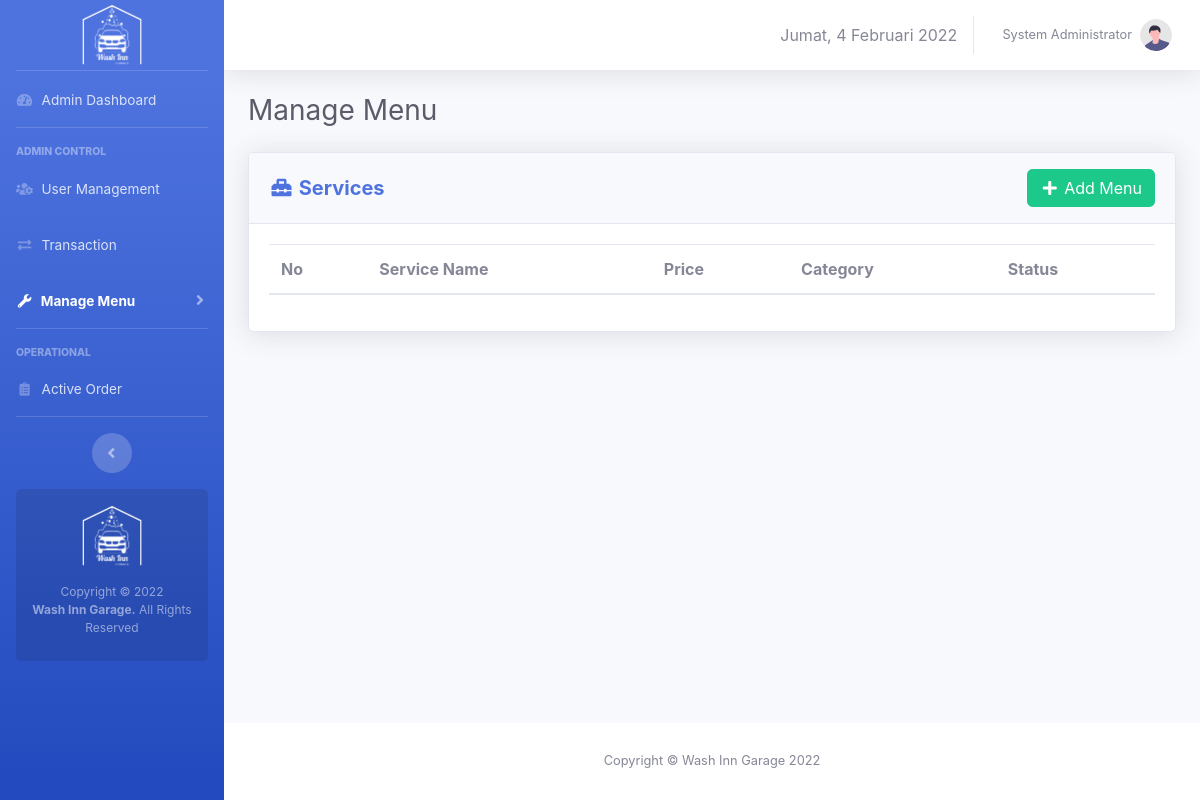
Before: /admin/service-menu.php (signed in) with the older database file.
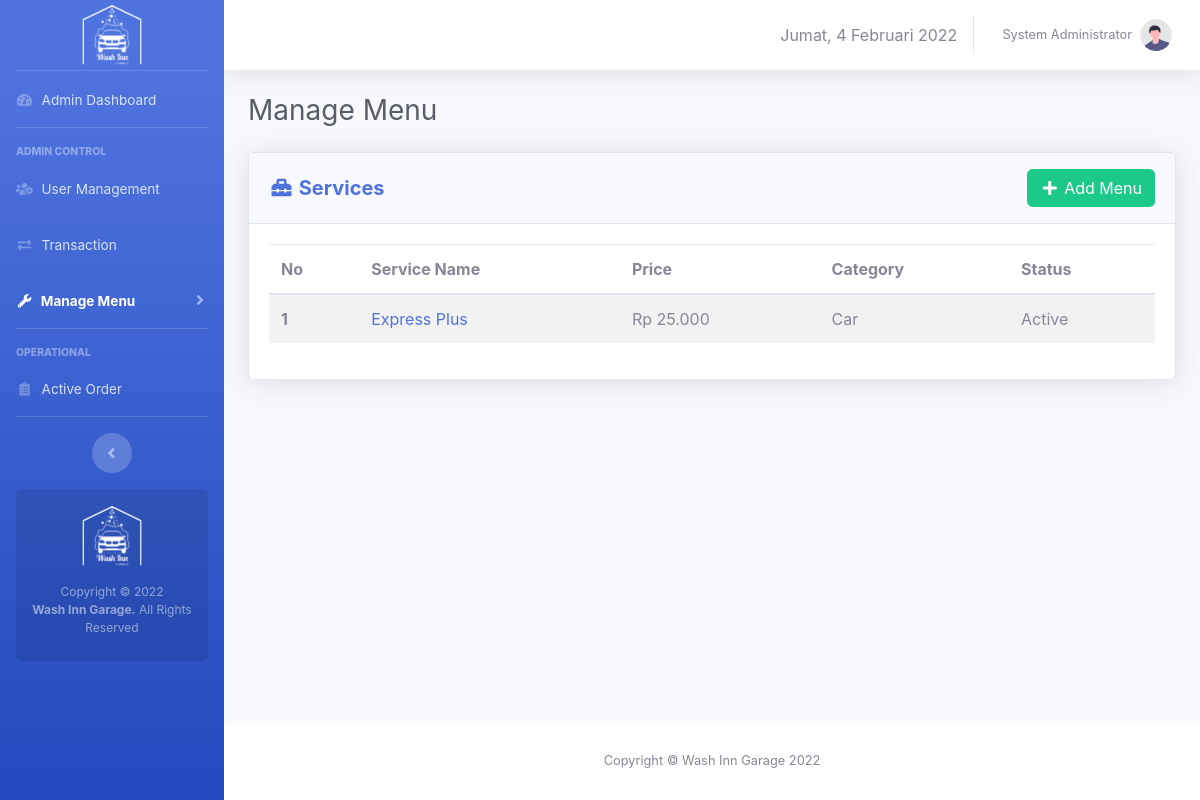
After: the same page with the newer database file.
### tables this page shows
CREATE TABLE `menus` (
  `id` int(10) NOT NULL,
  `type` enum('service','merchandise','food','beverage','promotion') NOT NULL,
  `category` enum('Car','Motorcycle') DEFAULT NULL,
  `name` varchar(50) NOT NULL,
  `price` int(20) NOT NULL,
  `image` varchar(100) DEFAULT 'no-thumbnail.jpg',
  `description` varchar(1000) DEFAULT NULL,
  `stock` int(10) DEFAULT NULL,
  `poin` int(11) NOT NULL,
  `status` enum('active','inactive','out of stock') NOT NULL
);

### core/init.php (called while the page is built, shortened)
<?php
if (!empty($_SERVER['HTTPS']) && ('on' == $_SERVER['HTTPS'])) {
  $home = 'https://';
} else {
  $home = 'http://';
}
$home   .= $_SERVER['HTTP_HOST'] . '/washinngarage';
$assets  = $home . '/assets';

### admin/service-menu.php (the view, shortened to what this page needs)
<?php
require_once 'admin-only.php';
$i = 1;
$query_getServices = "SELECT * FROM menus WHERE type = 'service'";
$execute_getServices = mysqli_query($link, $query_getServices);
?>
<!DOCTYPE html>
<html>
<head>
  <link rel="stylesheet" type="text/css" href="<?= $assets ?>/css/sb-admin-2.min.css">
  <link href="<?= $assets ?>/vendor/fontawesome-free/css/all.min.css" rel="stylesheet" type="text/css">
  <link href="<?= $assets ?>/vendor/datatables/dataTables.bootstrap4.min.css" rel="stylesheet">
</head>
<body class="page-top">
  <div id="wrapper">
    <?php require_once 'view-template/sidebar.php'; ?>
    <div id="content-wrapper" class="d-flex flex-column">
      <div id="content">
        <?php require_once 'view-template/topbar.php'; ?>
        <div class="container-fluid">
          <div class="d-sm-flex align-items-center justify-content-between mb-4">
            <h1 class="h3 mb-0 text-gray-800">Manage Menu </h1>
          </div>
          <div class="row">
            <div class="col-xl-12 col-lg-12" id="panelUtama">
              <div class="card shadow mb-4">
                <div class="card-header py-3 d-flex flex-row align-items-center justify-content-between">
                  <h5 class="m-0 font-weight-bold text-primary"><i class="fas fa-toolbox fa-fw"></i> Services</h5>
                  <a data-toggle="modal" data-target="#addMenuModal" class="btn btn-success"><i class="fas fa-plus fa-fw"></i> Add Menu</a>
                </div>
                <div class="card-body">
                  <table class="table table-striped" id="services">
                    <thead>
                      <tr>
                        <th scope="col">No</th>
                        <th scope="col">Service Name</th>
                        <th scope="col">Price</th>
                        <th scope="col">Category</th>
                        <th scope="col">Status</th>
                      </tr>
                    </thead>
                    <tbody>
                      <?php while ($service = mysqli_fetch_assoc($execute_getServices)) {
                        $status = ($service['status'] == 'active') ? 'Active' : 'Inactive';
                        $type = ($service['type'] == 'service') ? 'Service' : 'other';
                        $price = 'Rp ' . number_format($service['price'], 0, ',', '.')
                      ?>
                        <tr onclick="openDetail('<?= $service['image'] . '\',\'' . $service['name'] . '\',\'' . $type . '\',\'' . $service['category'] . '\',\'' . $price . '\',\'' . $status . '\',\'' . $service['description'] . '\',\'' . $service['id'] . '\',\'' . $service['price'] . '\',\'' . $service['poin'] ?>')">
                          <th scope="row"><?= $i ?></th>
                          <td><a href="#" class="text-decoration-none"><?= $service['name'] ?></a></td>
                          <td><?= $price ?></td>
                          <td><?= $service['category'] ?></td>
                          <td><?= $status ?></td>
                        </tr>
                      <?php $i++;
                      } ?>
                    </tbody>
                  </table>
                </div>
              </div>
            </div>
          </div>
        </div>
      </div>
      <?php require_once "view-template/footer.php" ?>
    </div>
  </div>
</body>
</html>

Changed rows visible on the page:
added menus: name "Express Plus", price "Rp 25.000", category "Car", status "Active"
